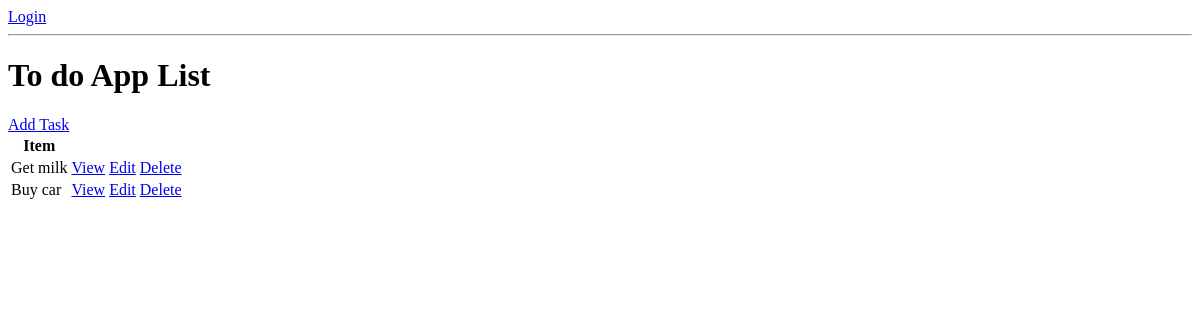
The app's page /, older data.
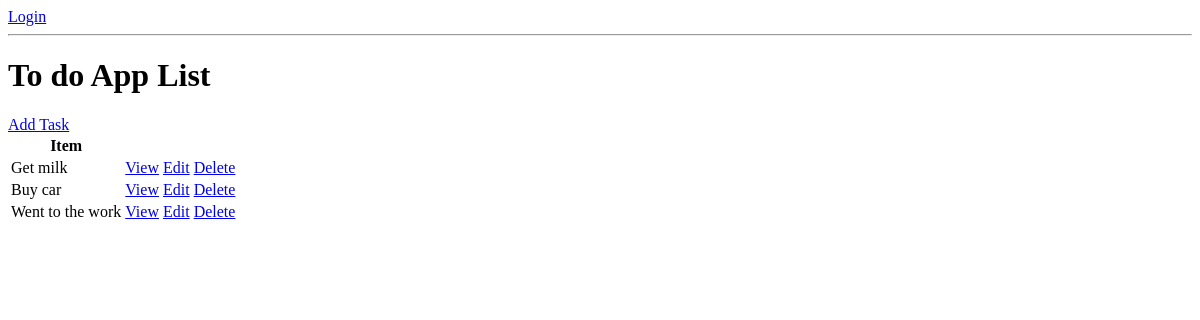
The same page, newer data.
### base/models.py (models this page shows, shortened)
class Task(models.Model):
    user = models.ForeignKey(User , on_delete=models.CASCADE , null=True, blank=True,)
    title = models.CharField(max_length=100 , null=True, blank=True)
    description = models.TextField(null=True, blank=True,)
    complete = models.BooleanField(default=True, null=True)
    created = models.DateTimeField(auto_now_add=True)
    class Meta:
        ordering = ['complete']

### base/views.py (the view)
# urls.py: path('', TaskList.as_view(), name='tasks'),
class TaskList(ListView):
    model = Task
    template_name = 'task_list.html'
    context_object_name = 'task'

### base/templates/base/task_list.html (shortened to what this page needs)
<!DOCTYPE html>
<html lang="en">
<head>
</head>
<body>
{% if request.user.is_authenticated %}
    <p>Welcome, {{ request.user.username }}!</p>
    <form action="{% url 'logout' %}" method="post">
        {% csrf_token %}
        <button type="submit">Logout</button>
    </form>
{% else %}
    <a href='{% url 'login' %}'>Login</a>
{% endif %}
<hr>
    <h1> To do App List</h1>
    <a href="{% url 'task-create'  %}">Add Task</a>
    <table>
        <tr>
            <th>Item</th>
            <th></th>
        </tr>
        {% for task in task %}
        <tr>
            <td>{{task.title}}</td>
            <td><a href="{% url 'task' task.id %}">View</a></td>
            <td><a href="{% url 'task-update' task.id %}">Edit</a></td>
            <td><a href="{% url 'task-Delete' task.id %}">Delete</a></td>
        </tr>
        {%  empty %}
        <h3> No item in list </h3>
        {% endfor %}
    </table>
</body>
</html>

Row changes from the older to the newer data that the page shows:
added Task: title "Went to the work"
